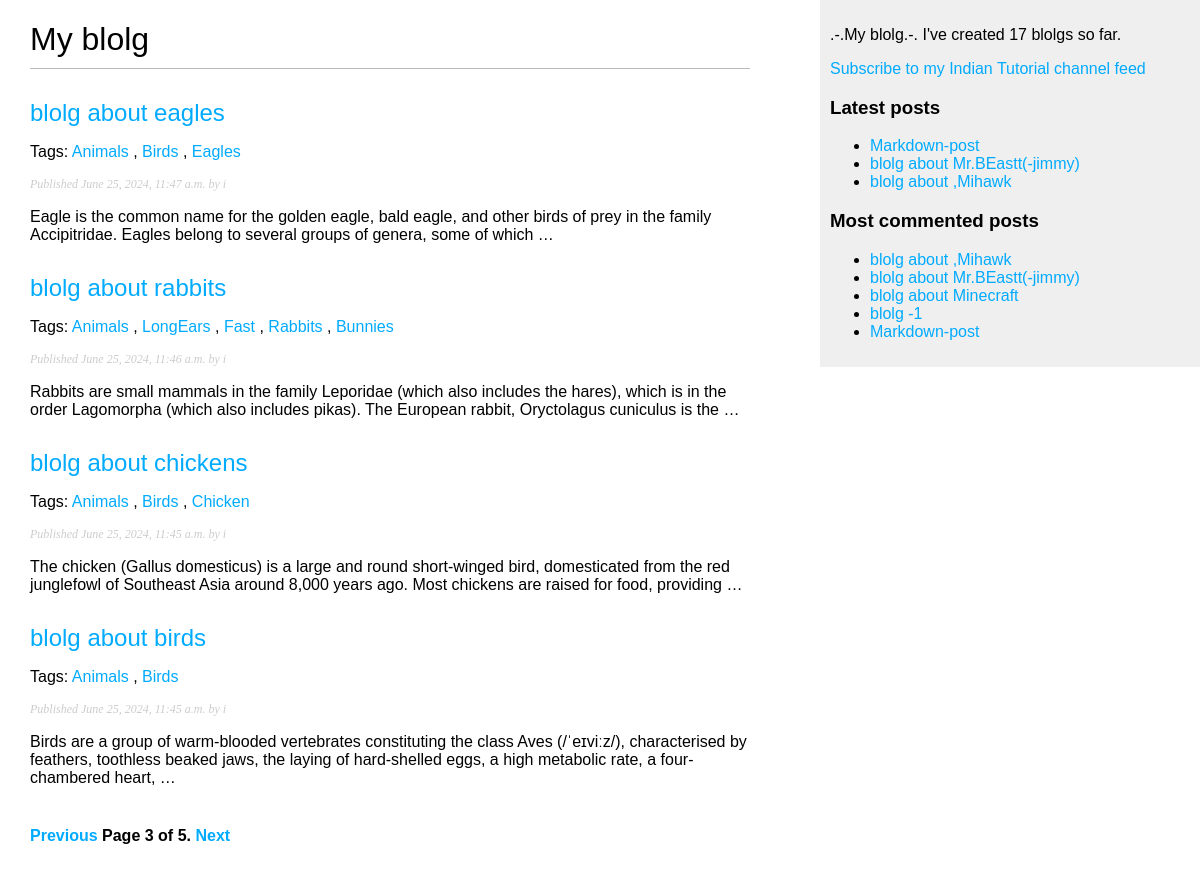
Screenshot of /blolg/?page=3 with the database file from the repository.
### blolg/models.py (models this page shows, shortened)
class Post(models.Model):
    class Status(models.TextChoices):
        DRAFT = 'DF', 'Draft'
        PUBLISHED = 'PB', 'Published'
    title = models.CharField(max_length=250)
    slug = models.SlugField(max_length=250, unique_for_date='publish')
    author = models.ForeignKey(User, on_delete=models.CASCADE, related_name='blog_posts')
    body = models.TextField()
    publish = models.DateTimeField(default=timezone.now)
    created = models.DateTimeField(auto_now_add=True)
    updated = models.DateTimeField(auto_now=True)
    status = models.CharField(max_length=2, choices=Status.choices, default=Status.DRAFT)
    tags = TaggableManager()
    objects = models.Manager()
    published = PublishedManager()
    class Meta:
        ordering = ['-publish']
        indexes = [
            models.Index(fields=['-publish']),
            ]
    def get_absolute_url(self):
        return reverse('blolg:post_detail', args=[self.publish.year, self.publish.month, self.publish.day, self.slug])

### blolg/views.py (the view)
# urls.py: path('', post_list, name='post_list'),
def post_list(request, tag_slug=None):
    post_list = Post.published.all()
    tag = None
    if tag_slug:
        tag = get_object_or_404(Tag, slug=tag_slug)
        post_list = post_list.filter(tags__in=[tag])
    paginator = Paginator(post_list, 4)
    page_number = request.GET.get('page', 1)
    try:
        posts = paginator.page(page_number)
    except PageNotAnInteger:
        posts = paginator.page(1)
    except EmptyPage:
        posts = paginator.page(paginator.num_pages)
    return render(request, 'blolg/post/list.html', {'posts': posts, 'tag': tag})

### blolg/models.py (called while the page is built)
    def get_queryset(self):
        return super().get_queryset().filter(status=Post.Status.PUBLISHED)

### blolg/templatetags/blolg_tags.py (called while the page is built)
@register.simple_tag
def total_posts():
    return Post.published.count()

@register.inclusion_tag('blolg/post/latest_posts.html')
def show_latest_posts(count=5):
    latest_posts = Post.published.order_by('-publish')[:count]
    return {'latest_posts': latest_posts}

@register.simple_tag
def get_most_commented_posts(count=5):
    return Post.published.annotate(total_comments=Count('comments')).order_by('-total_comments')[:count]

@register.filter(name='markdown')
def markdown_format(text):
 return mark_safe(markdown.markdown(text))

### blolg/templates/blolg/post/list.html (shortened to what this page needs)
{% extends 'blolg/base.html' %}
{% load blolg_tags %}
{% block content %}
<h1>My blolg</h1>
{% for post in posts %}
<h2>
    <a href="{{ post.get_absolute_url }}">
        {{ post.title }}
    </a>
</h2>
<p class="tags">
    Tags:
    {% for tag in post.tags.all %}
    <a href="{% url "blolg:post_list_by_tag" tag.slug %}">
        {{ tag.name }}
    </a>
    {% if not forloop.last %}, {% endif %}
    {% endfor %}
<p class="date">
    Published {{ post.publish }} by {{ post.author }}
</p>
{{ post.body|markdown|truncatewords_html:30 }}
{% endfor %}
{% include "blolg/pagination.html" with page=posts %}
{% endblock %}

### blolg/templates/blolg/base.html (shortened to what this page needs)
{% load blolg_tags %}
{% load static %}
<!DOCTYPE html>
<html lang="en">
<head>
    <link rel="stylesheet" href="{% static 'css/style.css' %}">
</head>
<body>
    <div id="content">
        {% block content %}
        {% endblock %}
    </div>
    <div id="sidebar">
        <p>
            .-.My blolg.-.
            I've created {% total_posts %} blolgs so far.
        </p>
        <p>
            <a href="{% url "blolg:post_feed" %}">
                Subscribe to my Indian Tutorial channel feed
            </a>
        </p>
        <h3>Latest posts</h3>
        {% show_latest_posts 3 %}
        <h3>Most commented posts</h3>
        {% get_most_commented_posts as most_commented_posts %}
        <ul>
            {% for post in most_commented_posts %}
            <li>
                <a href="{{ post.get_absolute_url }}">{{ post.title }}</a>
            </li>
            {% endfor %}
        </ul>
    </div>
</body>
</html>

### blolg/templates/blolg/post/latest_posts.html
<ul>
    {% for post in latest_posts %}
    <li>
        <a href="{{ post.get_absolute_url }}">{{ post.title }}</a>
    </li>
    {% endfor %}
</ul>

### blolg/static/css/style.css (style rules this page uses)
body { margin:0; padding:0; font-family:helvetica, sans-serif; }
a { color:#00abff; text-decoration:none; }
h1 { font-weight:normal; border-bottom:1px solid #bbb; padding:0 0 10px 0; }
h2 { font-weight:normal; margin:30px 0 0; }
#content { float:left; width:60%; padding:0 0 0 30px; }
#sidebar { float:right; width:30%; padding:10px; background:#efefef; height:100%; }
p.date { color:#ccc; font-family: georgia, serif; font-size: 12px; font-style: italic; }

### rows the page displays
Post: title "blolg about eagles", publish "June 25, 2024, 11:47 a.m.", author "i", body "Eagle is the common name for the golden eagle, bald eagle, and other birds of prey in the family Accipitridae. Eagles belong to several groups of genera, some of which …"
Tag: name "Animals"
Tag: name "Birds"
Tag: name "Eagles"
Post: title "blolg about rabbits", publish "June 25, 2024, 11:46 a.m.", author "i", body "Rabbits are small mammals in the family Leporidae (which also includes the hares), which is in the order Lagomorpha (which also includes pikas). The European rabbit, Oryctolagus cuniculus is the …"
Tag: name "LongEars"
Tag: name "Fast"
Tag: name "Rabbits"
Tag: name "Bunnies"
Post: title "blolg about chickens", publish "June 25, 2024, 11:45 a.m.", author "i", body "The chicken (Gallus domesticus) is a large and round short-winged bird, domesticated from the red junglefowl of Southeast Asia around 8,000 years ago. Most chickens are raised for food, providing …"
Tag: name "Chicken"
Post: title "blolg about birds", publish "June 25, 2024, 11:45 a.m.", author "i", body "Birds are a group of warm-blooded vertebrates constituting the class Aves (/ˈeɪviːz/), characterised by feathers, toothless beaked jaws, the laying of hard-shelled eggs, a high metabolic rate, a four-chambered heart, …"
Post: title "Markdown-post"
Post: title "blolg about Mr.BEastt(-jimmy)"
Post: title "blolg about ,Mihawk"
Post: title "blolg about Minecraft"
Post: title "blolg -1"

### other values shown
{{ page.number }} "3"
{{ page.paginator.num_pages }} "5"
